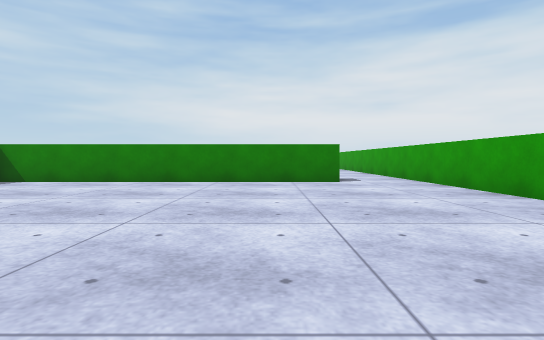
view 1 (above)

24 first-person views from a walk through a 3-D level made in the Unity game engine. The camera is 0.55 m above the floor, tilts 2° down and sees 80° across. The floor is counted in squares, 1 m on a side. Each view is taken from the middle of a square. On the plan, view 1 faces up. The plan holds only what a view shows up to about 9 squares ahead; the rest is blank. The place goes on beyond the plan. Surface patterns are stand-ins for the level's own textures.

view 2
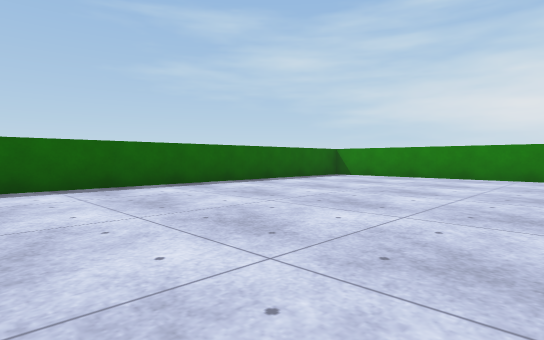

view 3
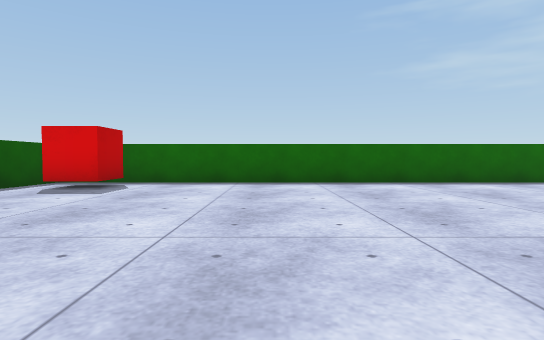

view 4
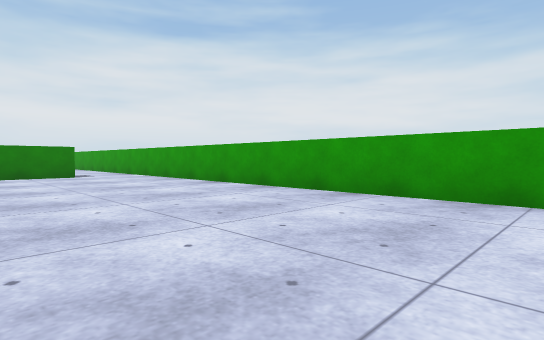

view 5
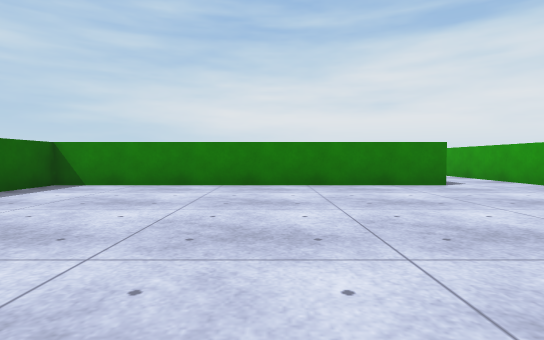

view 6
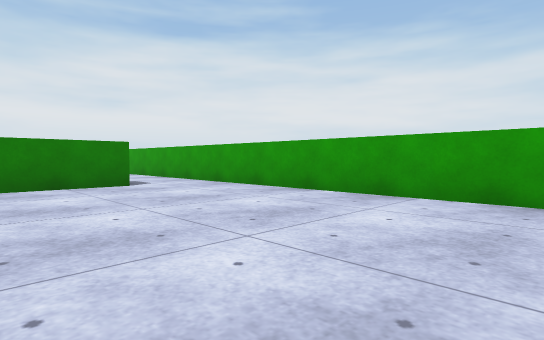

view 7
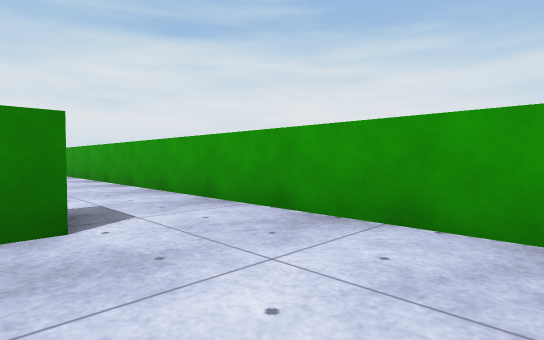

view 8
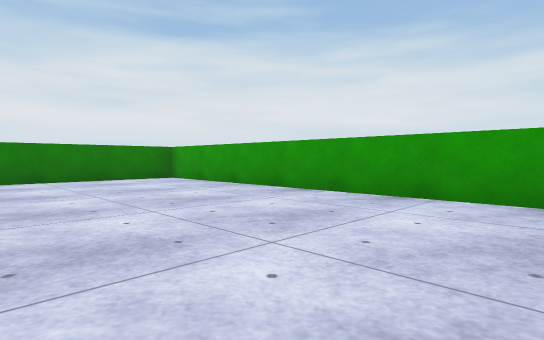

view 9
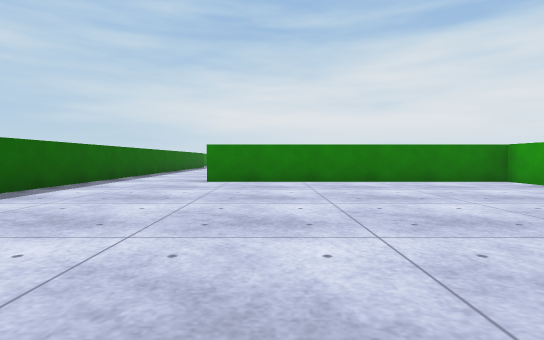

view 10
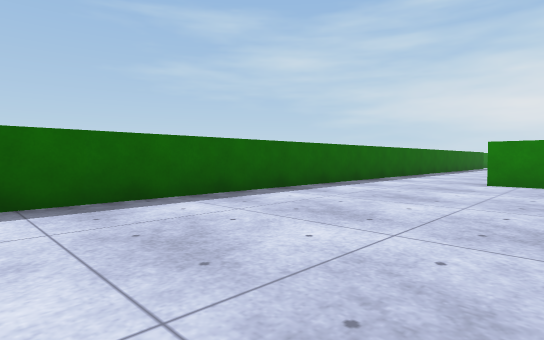

view 11
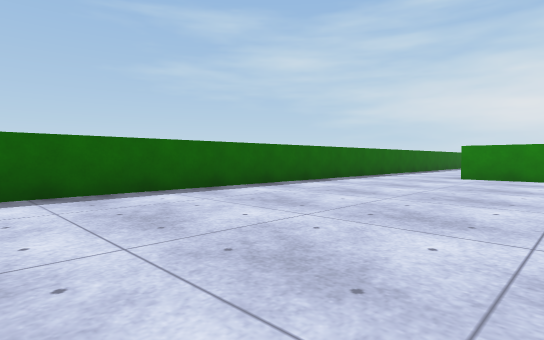

view 12
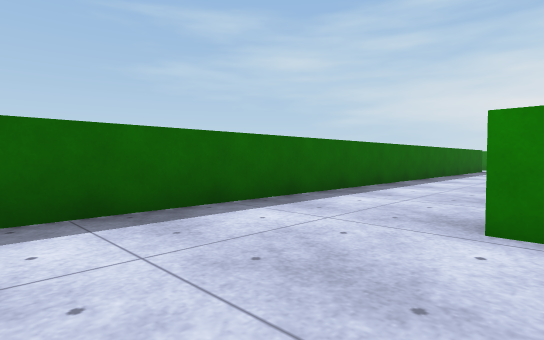

view 13
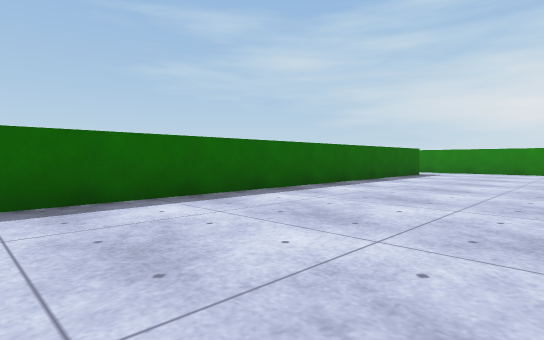

view 14
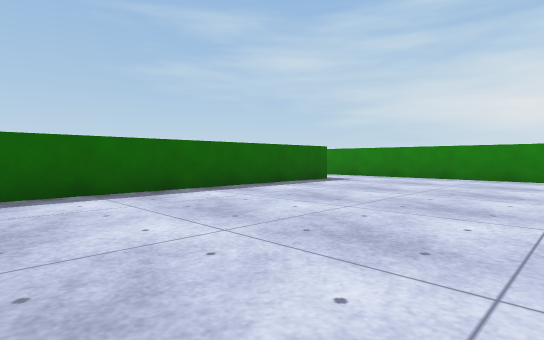

view 15
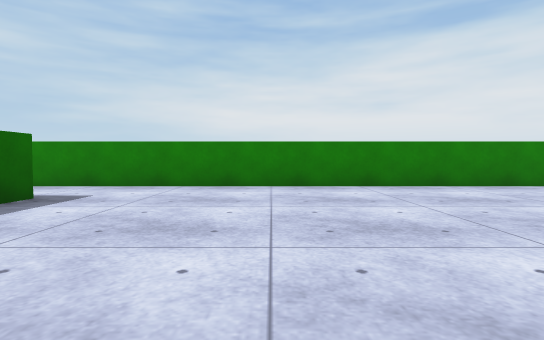

view 16
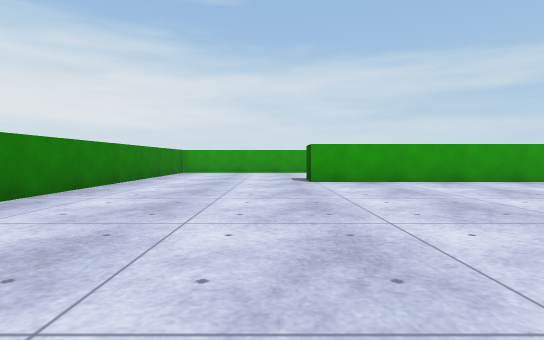

view 17
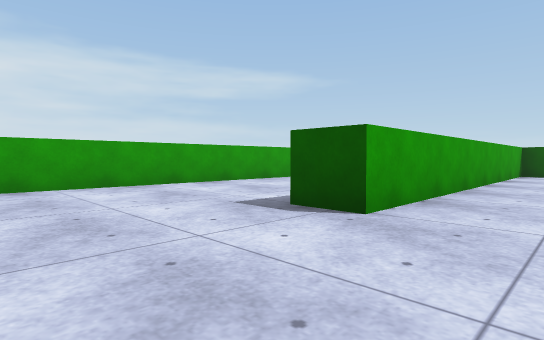

view 18
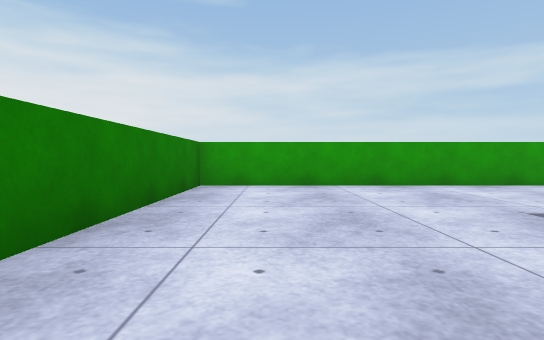

view 19
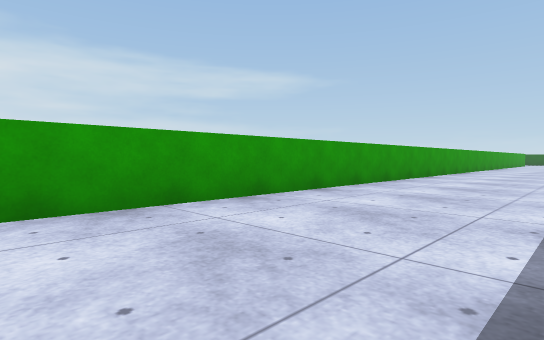

view 20
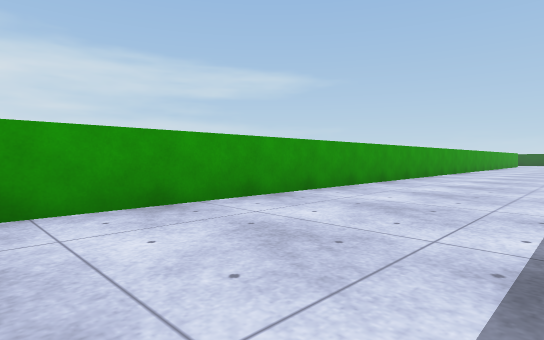

view 21
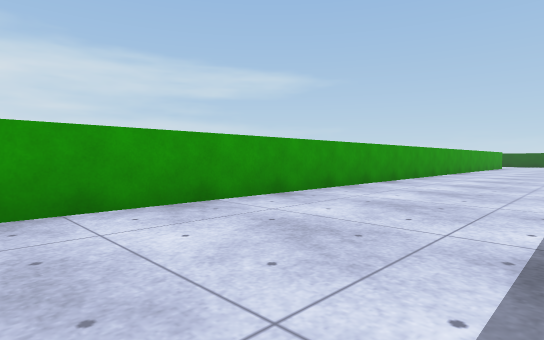

view 22
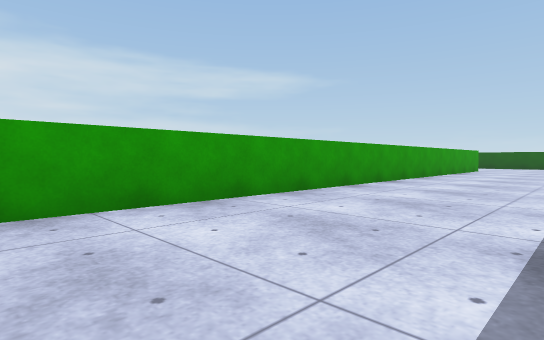

view 23
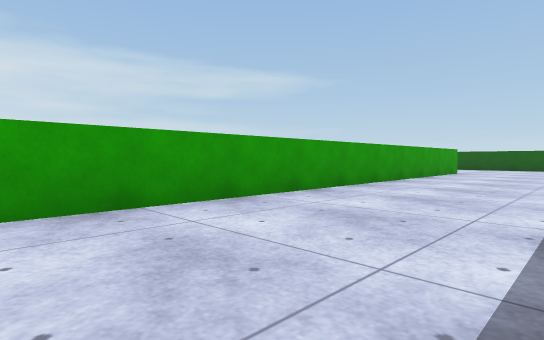

view 24
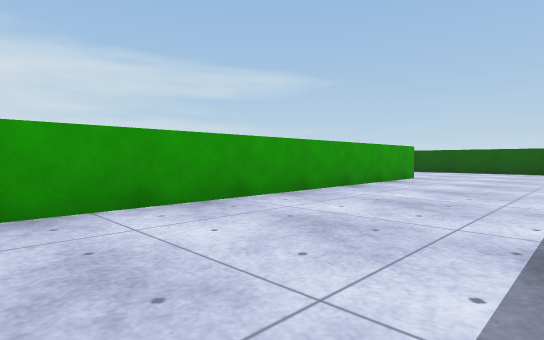

### Floor plan
Points are (right, up) in squares from view 1. A wall is a line through its corners. A room is listed if a view was taken in it or the views show most of it. See-through windows are left out.
Room 1 (views 1, 2, 3, 4, 5, 6, 7)
walls: (1.6, 7.7) (-6.5, 7.7) (-6.5, -3.5); (3.6, -2.6) (3.6, 7.6)
ways out: opening at (2.5, 8) to room 2
objects: red cube (-5, -3)
Room 2 (views 8, 9, 10, 11, 12)
walls: (3.6, 7.6) (3.6, 18.7) (-3.6, 18.7); (-6.3, 18.6) (-6.3, 9.4)
ways out: opening at (2.5, 8) to room 1; opening at (-5, 19) to room 3
Room 3 (views 13, 14, 15, 16, 17, 18, 19, 20, 21, 22, 23, 24)
walls: (3.6, 20.9) (3.6, 29.1) (4.6, 29.1); (-6.3, 31.5) (-6.3, 18.6); (8.6, -0.2) (8.6, 33.5) (-7.9, 33.5)
ways out: opening at (-5, 19) to room 2; opening at (-7, 32.5)

Positions as (right, up) in squares from view 1, and headings:
1: (0, 0), facing up
2: (0, -2), facing up-left
3: (1, 0), facing left
4: (-1, -3), facing up-right
5: (-2, 1), facing up
6: (-1, 1), facing up-right
7: (1, 5), facing up-right
8: (-1, 10), facing up-right
9: (-2, 11), facing up
10: (-2, 11), facing up-left
11: (-1, 9), facing up-left
12: (-3, 16), facing up-left
13: (-2, 20), facing up-left
14: (-1, 24), facing up-left
15: (-3, 27), facing up
16: (-4, 30), facing right
17: (2, 32), facing down-right
18: (2, 32), facing right
19: (5, 29), facing down-right
20: (5, 26), facing down-right
21: (5, 21), facing down-right
22: (5, 16), facing down-right
23: (5, 13), facing down-right
24: (5, 9), facing down-right
